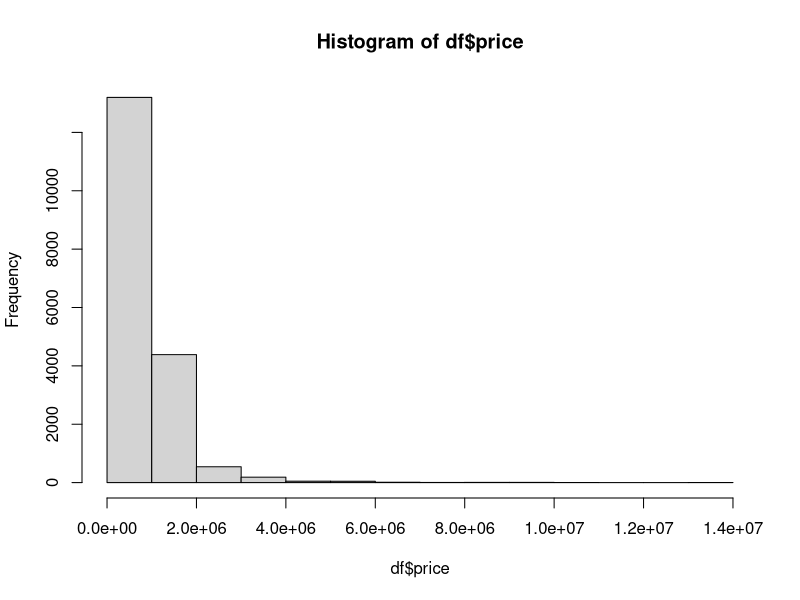
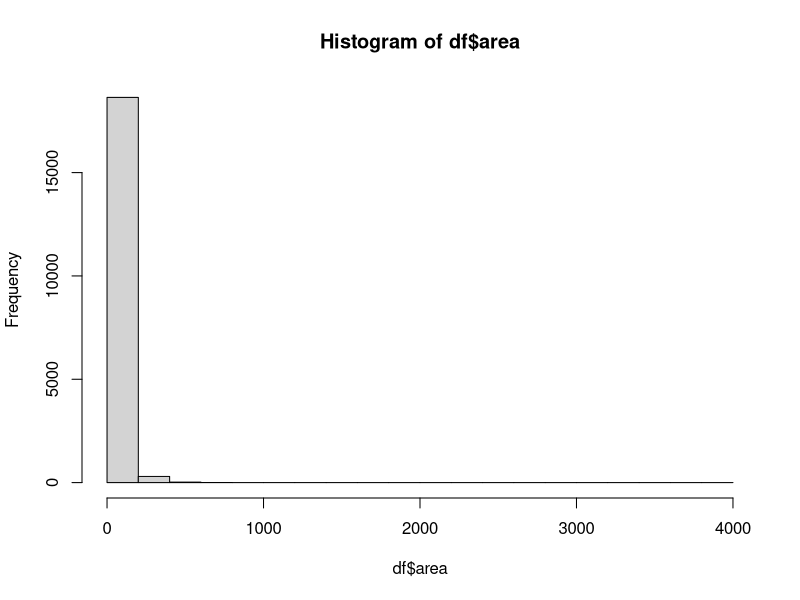
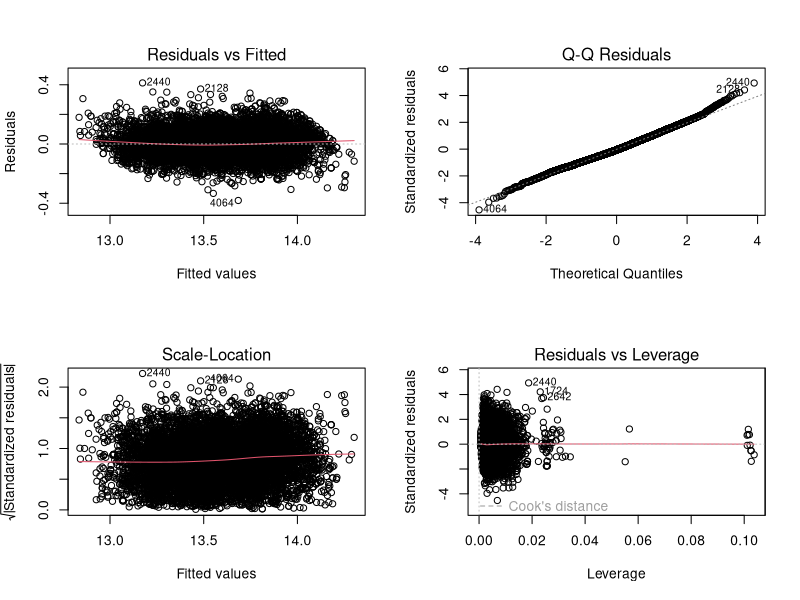

Here is the R script that generated these plots, in order: (Note: this script raises an error after producing the figures.)
# --- 1. PREPARATION & LIBRARIES ---

install.packages("dplyr")
install.packages("stringr")
install.packages("car")
install.packages("rlang")
install.packages("lmtest")
install.packages("caret")

library(dplyr)
library(stringr)
library(car)
library(rlang)
library(lmtest)
library(splines)

df <- read.csv("flat-data-full.csv", stringsAsFactors = FALSE)

summary(df)

unique(df$district)
unique(df$floor)
unique(df$floorsInBuilding)
unique(df$heating)

hist(df$price)
hist(df$area)

CURRENT_YEAR <- 2026

VALID_DISTRICTS <- c(
  "Stare Miasto", "Grzegórzki", "Prądnik Czerwony", "Prądnik Biały",
  "Krowodrza", "Zwierzyniec", "Bronowice", "Łobzów",
  "Dębniki", "Podgórze", "Bieżanów-Prokocim", "Swoszowice",
  "Wzgórza Krzesławickie", "Nowa Huta", "Czyżyny", "Mistrzejowice",
  "Bieńczyce", "Łagiewniki-Borek Fałęcki", "Podgórze Duchackie"
)


# --- 2. DATA CLEANING & FEATURE ENGINEERING ---

df_clean <- df %>%
  mutate(
    price            = as.numeric(price),
    buildYear        = suppressWarnings(as.numeric(na_if(tolower(buildYear), "unknown"))),
    floorsInBuilding = suppressWarnings(as.numeric(na_if(tolower(floorsInBuilding), "unknown"))),
    rooms            = as.numeric(str_extract(rooms, "\\d+")),
    floor_clean      = tolower(trimws(floor)),
    
    floor_num = case_when(
      floor_clean == "ground floor"                                  ~ 0,
      floor_clean == "basement"                                      ~ -1,
      floor_clean == "attic"                                         ~ as.numeric(floorsInBuilding),
      floor_clean %in% c("unknown", "10+", "")                       ~ NA_real_,
      str_detect(floor_clean, "^\\['\\d+'\\]$")                      ~ as.numeric(str_extract(floor_clean, "\\d+")),
      str_detect(floor_clean, "^-?\\d+$")                            ~ as.numeric(floor_clean),
      TRUE                                                           ~ NA_real_
    )
  ) %>%
  
  filter(
    district %in% VALID_DISTRICTS,
    area >= 15, area <= 100,
    price >= 400000, price <= 1500000,
    (price / area) >= 5000, (price / area) <= 25000,
    buildYear >= 1900, buildYear <= 2028,
    !is.na(floorsInBuilding),
    !is.na(rooms),
    !is.na(floor_num)
  ) %>%
  
  mutate(
    log_price = log(price),
    area_log  = log(area),
    building_age = CURRENT_YEAR - buildYear,
    floor_ratio     = (floor_num + 1) / (floorsInBuilding + 1),
    is_ground_floor = as.integer(floor_num == 0),
    is_top_floor    = as.integer(floor_num == floorsInBuilding & floor_num > 0),
    
    heating_simple = case_when(
      tolower(heating) %in% c("urban", "miejskie") ~ "Urban",
      tolower(heating) == "gas"                    ~ "Gas",
      TRUE                                         ~ "Other_Unknown"
    )
  ) %>%
  
  mutate(
    district       = factor(district, levels = VALID_DISTRICTS),
    market_type    = as.factor(market_type),
    offered_by     = as.factor(offered_by),
    condition      = as.factor(condition),
    heating_simple = as.factor(heating_simple),
    rooms = factor(
      ifelse(rooms >= 4, "4+", as.character(as.integer(rooms))),
      levels = c("1", "2", "3", "4+")
    ),
    hasParking     = as.logical(hasParking),
    hasBalcony     = as.logical(hasBalcony),
    hasElevator    = as.logical(hasElevator)
  ) %>%
  
  select(-otodom_id, -hasStorage, -floor, -floor_clean, -floorsInBuilding, -buildYear, -heating)

cat(sprintf("df_clean: %d observations, %d variables\n", nrow(df_clean), ncol(df_clean)))

# --- 3. OUTLIER DETECTION & HANDLING ---

model_outlier_screen <- lm(
  log_price ~ area_log + rooms + floor_ratio + building_age +
    district + market_type + condition + latitude + longitude,
  data = df_clean
)

cooks_d  <- cooks.distance(model_outlier_screen)
threshold <- 4 / nrow(df_clean)
n_removed <- sum(cooks_d >= threshold)
df_clean  <- df_clean[cooks_d < threshold, ]
cat(sprintf("Removed %d outliers (Cook's D ≥ 4/n = %.5f). Remaining: %d observations.\n",
            n_removed, threshold, nrow(df_clean)))

summary(df_clean)

# --- 4. DATA SPLIT & EVALUATION FUNCTION ---

set.seed(42)
train_indices <- sample(seq_len(nrow(df_clean)), size = 0.8 * nrow(df_clean))
train_data <- df_clean[train_indices, ]
test_data  <- df_clean[-train_indices, ]

eval_model <- function(model, test_data, label = "") {
  pred_log   <- predict(model, newdata = test_data)
  pred_price <- exp(pred_log)
  rmse <- sqrt(mean((test_data$price - pred_price)^2, na.rm = TRUE))
  mae  <- mean(abs(test_data$price - pred_price), na.rm = TRUE)
  mape <- mean(abs((test_data$price - pred_price) / test_data$price), na.rm = TRUE) * 100
  r2   <- summary(model)$adj.r.squared
  
  cat(sprintf(
    "\n[%s] Adj.R2=%.4f | RMSE=%s | MAE=%s | MAPE=%.2f%%\n",
    label, r2,
    format(round(rmse), big.mark = ",", scientific = FALSE),
    format(round(mae),  big.mark = ",", scientific = FALSE),
    mape
  ))
}

# --- 5. FINAL MODEL TRAINING & DIAGNOSTICS ---

model_flat_final <- lm(
  log_price ~ area_log * rooms +
    floor_ratio + is_ground_floor + is_top_floor +
    ns(building_age, df = 4) +
    district + market_type * condition + offered_by + heating_simple +
    hasParking + hasBalcony + hasElevator +
    poly(latitude, 2) + poly(longitude, 2) + latitude:longitude,
  data = train_data
)

summary(model_flat_final)
eval_model(model_flat_final, test_data, "Final Flat Model")
vif(model_flat_final, type = "predictor")

par(mfrow = c(2, 2))
plot(model_flat_final)

bptest(model_flat_final)


# --- 6. EXPORT MODEL PARAMETERS FOR GO IMPLEMENTATION ---

library(jsonlite)

# Build the augmented knot vector exactly as ns() does internally
ns_ba        <- ns(train_data$building_age, df = 4)
Aknots_ba    <- sort(c(rep(attr(ns_ba, "Boundary.knots"), 4L), attr(ns_ba, "knots")))

# Compute the 2nd-derivative constraint matrix at both boundary knots,
# then derive the QR-based transform that enforces natural boundary conditions.
# (This replicates what predict.ns() does when evaluating on new data.)
const_ba     <- splineDesign(Aknots_ba, attr(ns_ba, "Boundary.knots"), 4L, 2L)
const_ba     <- const_ba[, -1L, drop = FALSE]   # drop first col (intercept = FALSE)
qr_ba        <- qr(t(const_ba))
Q_ba         <- qr.Q(qr_ba, complete = TRUE)
ns_transform <- Q_ba[, -(1:2), drop = FALSE]     # (K+3) x (K+1) matrix

# Orthogonal polynomial coefs for lat / lon
poly_lat <- poly(train_data$latitude,  2)
poly_lon <- poly(train_data$longitude, 2)

model_export <- list(
  coefficients   = as.list(coef(model_flat_final)),
  ns_building_age = list(
    Aknots    = as.numeric(Aknots_ba),
    transform = unname(as.matrix(ns_transform))
  ),
  poly_latitude = list(
    alpha = as.numeric(attr(poly_lat, "coefs")$alpha),
    norm2 = as.numeric(attr(poly_lat, "coefs")$norm2)
  ),
  poly_longitude = list(
    alpha = as.numeric(attr(poly_lon, "coefs")$alpha),
    norm2 = as.numeric(attr(poly_lon, "coefs")$norm2)
  )
)

write(
  toJSON(model_export, pretty = TRUE, auto_unbox = TRUE),
  file.path(dirname(rstudioapi::getActiveDocumentContext()$path), "model_params.json")
)
cat("model_params.json exported.\n")

# --- Verification test case ---
# Run this after export to verify the Go implementation gives the same result.
test_obs <- test_data[1, ]
r_pred   <- as.numeric(exp(predict(model_flat_final, newdata = test_obs)))
cat(sprintf("\nVerification – test_data[1,]:\n  R predicted price: %.0f PLN\n\n", r_pred))
cat("Input values for Go verification:\n")
print(test_obs[, c("district", "rooms", "area", "building_age", "floor_ratio",
                    "is_ground_floor", "is_top_floor", "condition", "market_type",
                    "offered_by", "heating_simple", "hasParking", "hasBalcony",
                    "hasElevator", "latitude", "longitude")])
